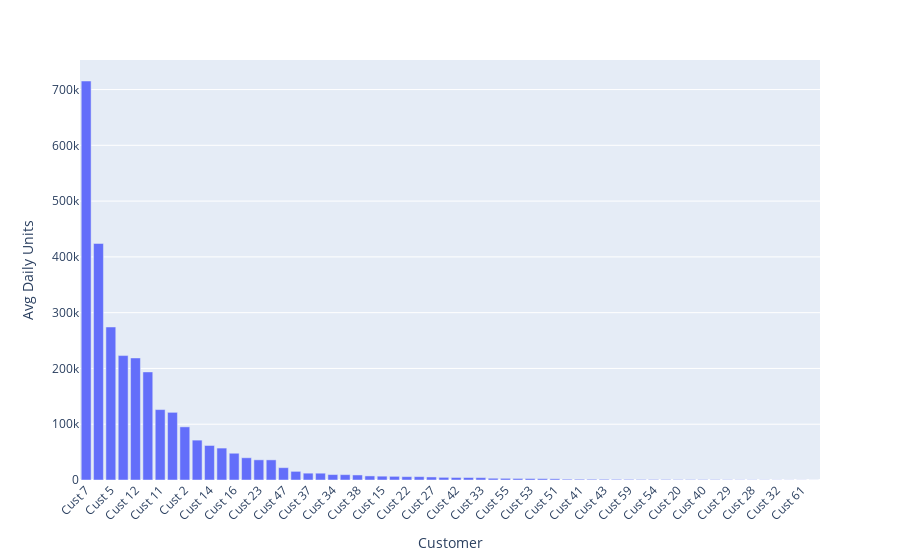

Notebook source saved alongside this figure:
### Markdown cell above
# Bar Chart of Daily Units by Customer

### Code cell
import plotly.express as px
df_fig1 = df_mod.sort_values(by='Avg Daily Units', ascending=False)
fig1 = px.bar(df_fig1, x='Customer', y='Avg Daily Units')

fig1.update_xaxes(tickangle=-45)
fig1.show()

### Figure 1 — Plotly figure (JSON) as saved in the notebook; plotly's stock layout.template omitted (floating-point values rounded to 4 significant figures)
{"data": [{"alignmentgroup": "True", "hovertemplate": "Customer=%{x}<br>Avg Daily Units=%{y}<extra></extra>", "legendgroup": "", "marker": {"color": "#636efa", "pattern": {"shape": ""}}, "name": "", "offsetgroup": "", "orientation": "v", "showlegend": false, "textposition": "auto", "type": "bar", "x": ["Cust 7", "Cust 21", "Cust 5", "Cust 1", "Cust 12", "Cust 4", "Cust 11", "Cust 26", "Cust 2", "Cust 3", "Cust 14", "Cust 10", "Cust 16", "Cust 19", "Cust 23", "Cust 6", "Cust 47", "Cust 8", "Cust 37", "Cust 9", "Cust 34", "Cust 36", "Cust 38", "Cust 31", "Cust 15", "Cust 48", "Cust 22", "Cust 30", "Cust 27", "Cust 39", "Cust 42", "Cust 25", "Cust 33", "Cust 57", "Cust 55", "Cust 44", "Cust 53", "Cust 46", "Cust 51", "Cust 18", "Cust 41", "Cust 49", "Cust 43", "Cust 13", "Cust 59", "Cust 24", "Cust 54", "Cust 52", "Cust 20", "Cust 45", "Cust 40", "Cust 17", "Cust 29", "Cust 56", "Cust 28", "Cust 58", "Cust 32", "Cust 35", "Cust 61", "Cust 50"], "xaxis": "x", "y": [715300.0, 424100.0, 274300.0, 223100.0, 218800.0, 193800.0, 126200.0, 121300.0, 95300.0, 71498, 61880.0, 57250.0, 47970.0, 39890.0, 36171, 36095, 22120.0, 15496, 12260.0, 12210.0, 9760, 9601.0, 9032.0, 7308.0, 6862.0, 6566.0, 6064.0, 6059.0, 5443.0, 4764.0, 4526.0, 4477.0, 4253.0, 3144.0, 2985, 2785.0, 2661.0, 2480.0, 2174.0, 1455.0, 1372, 1333, 1296, 1169.0, 1120.0, 983, 967.9, 947.3, 847.6, 789.2, 767.6, 714.1, 581.7, 426.7, 404.1, 365.2, 268.1, 225.7, 189.8, 79.7], "yaxis": "y"}], "layout": {"barmode": "relative", "legend": {"tracegroupgap": 0}, "margin": {"t": 60}, "xaxis": {"anchor": "y", "domain": [0, 1], "tickangle": -45, "title": {"text": "Customer"}}, "yaxis": {"anchor": "x", "domain": [0, 1], "title": {"text": "Avg Daily Units"}}}}
